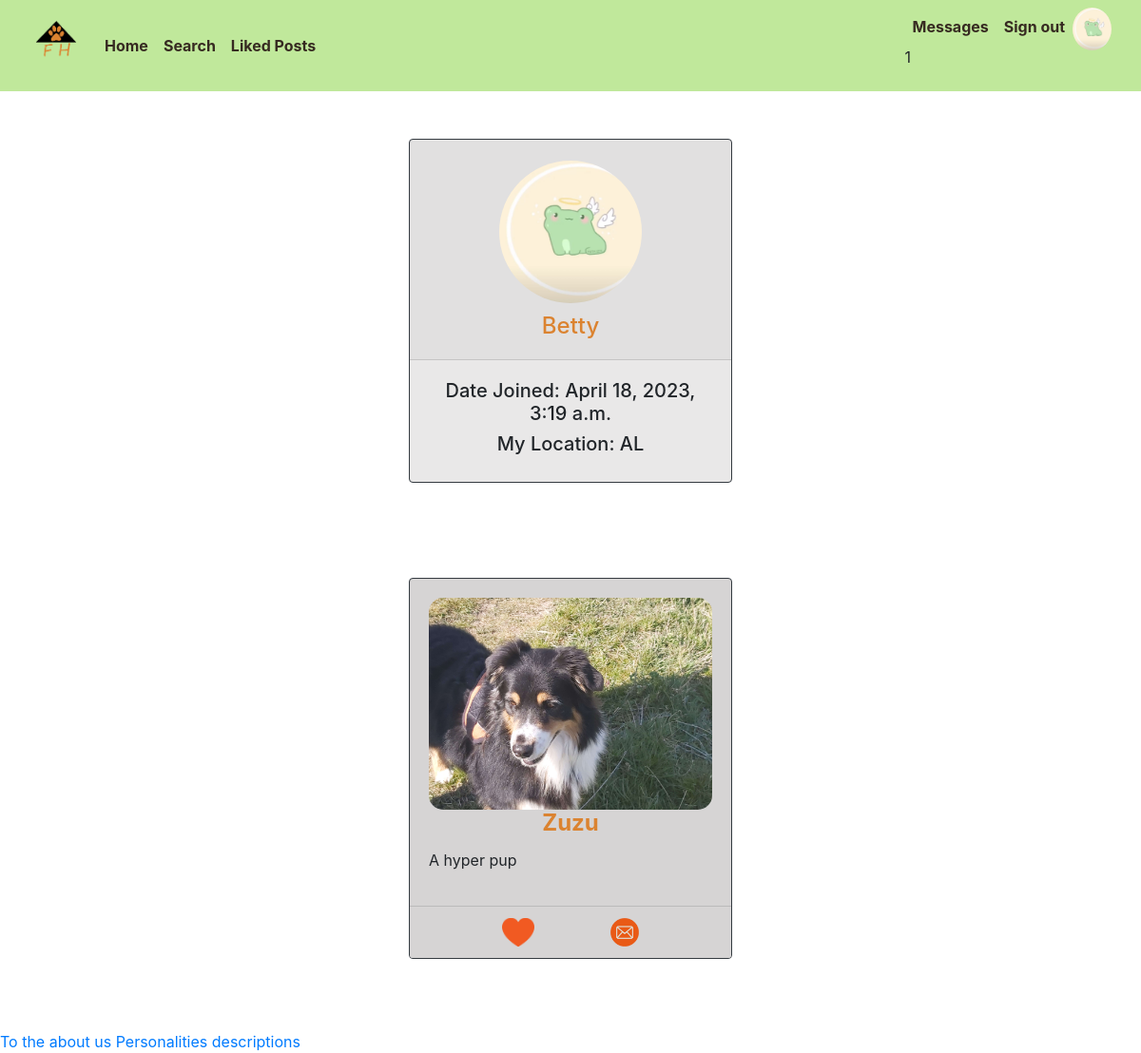
The app's page /6 (signed in) with its own data.
### profile_app/models.py (models this page shows, shortened)
class Profile(AbstractBaseUser):
    userID = models.AutoField(primary_key=True)
    email = models.EmailField(verbose_name="email", unique=True, max_length = 60)
    username = models.CharField(max_length=50, unique=True)
    date_joined = models.DateTimeField(verbose_name = " Date Joined", auto_now_add=True)
    last_login = models.DateTimeField(verbose_name="Last Login", auto_now=True)
    is_admin = models.BooleanField(default=False)
    is_active = models.BooleanField(default=True)
    is_staff = models.BooleanField(default=False)
    is_superuser = models.BooleanField(default=False)
    first_name = models.CharField(max_length=50, blank=True)
    password = models.CharField(max_length=500)
    profile_picture = models.ImageField(max_length=255, upload_to=get_profile_image_filepath, null=True, blank=True, default="static/profile_app/default_pfp.png")
    location = models.CharField(max_length=30, choices=LOCATION_CHOICES, default="FARGO")
    liked_posts = models.ManyToManyField('pet_post_app.Post', blank=True)
    objects = MyAccountManager()
    USERNAME_FIELD = 'email'
    REQUIRED_FIELDS = ['username']

### pet_post_app/models.py (models this page shows)
class Post(models.Model):
    id = models.AutoField(primary_key=True)
    picture_of_dog = models.ImageField(upload_to=get_profile_image_filepath, default="default_pfp.png")
    name = models.CharField(max_length=50)
    breed = models.CharField(max_length=50)
    age = models.IntegerField()
    personality = models.CharField(max_length=40, choices= PERSONALITY_CHOICES, default="CALM")
    size = models.CharField(max_length=2, choices=SIZE_CHOICES, default="MD")
    description = models.CharField(max_length=500)
    profile_that_posted_pet = models.ForeignKey('profile_app.Profile', on_delete=models.CASCADE)
    good_with_pets = models.BooleanField()
    good_with_kids = models.BooleanField()
    problems_and_disabilities = models.CharField(max_length=500)

### profile_app/views.py (the view)
# urls.py: path('<int:userID>', views.profile, name='userprofile'),
def profile(request, *args, **kwargs):
    userID = kwargs.get('userID')
    profile_dict = {}
    try:
        profile = Profile.objects.get(pk=userID)
    except:
        return HttpResponse('That user doesn\'t exist.')
    if profile:
        profile_dict['userID'] = profile.userID
        profile_dict['username'] = profile.username
        profile_dict['email'] = profile.email
        profile_dict['profile_picture'] = profile.profile_picture.url
        profile_dict['posts'] = Post.objects.order_by('id')
    is_self = True
    user = request.user
    if user.is_authenticated and user != profile:
        is_self = False
    elif not user.is_authenticated:
        is_self = False
    profile_dict['is_self'] = is_self
    return render(request, 'profile_app/userprofile.html', context=profile_dict)

### profile_app/templates/profile_app/userprofile.html (shortened to what this page needs)
<!DOCTYPE html>
<html lang="en">
  {%extends 'base_page.html'%} {% block content %}
  <head>
    {% load static %}
    <link
      rel="stylesheet"
      href="{% static 'profile_app/css/user_profile_styles.css' %}"
    />
  </head>
  <body>
    <div class="container container-fluid">
      <div class="row justify-content-center">
        <div class="card border-dark w-75 pfp-card">
          <div class="card-header">
            <center>
              <img
                class="pfp"
                src="{{request.user.profile_picture.url}}"
                alt="{{request.user.username}}'s profile picture"
              />
            </center>
            <h4><center>{{request.user.username}}</center></h4>
          </div>
          <center>
            <div class="card-body body-bg">
              <h5>Date Joined: {{request.user.date_joined}}</h5>
              <h5>My Location: {{request.user.location}}</h5>
            </div>
          </center>
        </div>
      </div>
    </div>
    {%for post in posts%}
    {%if post.profile_that_posted_pet.userID == user.userID%}
    <div class="container container-fluid">
      <div class="row justify-content-center">
        <div class="card border-dark w-75">
          <div class="card-body body-bg">
            <div class="d-flex flex-column pb-3 card-info">
              <img
                src="{{post.picture_of_dog}}"
                class="card-img-top"
                alt="A picture of {{post.name}}."
              />
              <div class="card-info">
                {% if post.id %}
                <h4 class="card-title">
                    <center><b>{{post.name}}</b></a></center>
                </h4>
                {%endif%}
                <div>
                  <p class="card-text">{{post.description}}</p>
                </div>
              </div>
            </div>
          </div>
          <div class="card-footer card-info message-icon">
              <a href="#">
                <img
                  class="post-link-image"
                  src="{% static 'heart-filled.png'%}"
                  height="30"
                />
              </a>
              {% if post.profile_that_posted_pet.userID > request.user.userID %}
              <td>
                <a
                  href="{% url 'messages' id1=post.profile_that_posted_pet.userID  id2=request.user.userID%}"
                >
                  <img
                    class="post-link-image"
                    src="{% static 'orange_message_icon.png'%}"
                    height="30"
                  />
                </a>
              </td>
              {% else %}
              <td>
                <a
                  href="{% url 'messages' id1=request.user.userID id2=post.profile_that_posted_pet.userID %}"
                >
                  <img
                    class="post-link-image"
                    src="{% static 'orange_message_icon.png'%}"
                    height="30"
                  />
                </a>
              </td>
              {% endif %}
            </div>
        </div>
      </div>
      {%endif%}
      {%endfor%}
    </div>
    {% endblock content %}

### templates/base_page.html (shortened to what this page needs)
<!DOCTYPE html>
{% load static %}
<html lang="en">
  <head>
    <link rel="stylesheet" href="{% static 'profile_app/css/nav.css'%}" />
    <link rel="stylesheet" href="{% static 'profile_app/css/styles.css'%}" />
    <link
      rel="stylesheet"
      href="https://cdn.jsdelivr.net/npm/bootstrap@4.3.1/dist/css/bootstrap.min.css"
    />
  </head>
  <body>
    <nav class="navbar navbar-expand-lg">
      <div class="container-fluid">
        <div class="collapse navbar-collapse" id="navbarSupportedContent">
          <a class="navbar-brand mt-2 mt-lg-0" href="#">
            <img
              src="{% static 'profile_app/logo.png'%}"
              height="55"
              alt="FureverHome Logo"
              loading="lazy"
            />
          </a>
          <ul class="navbar-nav me-auto mb-2 mb-lg-0">
            <li class="nav-item">
              <a class="nav-link" href="{% url 'index' %}">Home</a>
            </li>
            <li class="nav-item">
              <a class="nav-link" href="{% url 'search' %}">Search</a>
            </li>
            <li class="nav-item">
              <a class="nav-link" href="{% url 'liked_posts' %}">Liked Posts</a>
            </li>
          </ul>
        </div>
        {% if request.user.is_authenticated %}
        <ul class="navbar-nav me-auto mb-2 mb-lg-0">
          {%if user.userID > request.user.userID %}
          <li class="nav-item">
            <div class="notification">
              <a
                class="nav-link"
                id="notification-read"
                href="{% url 'messages' id1=user.userID id2=request.user.userID %}"
                >Messages</a
              >
              <p id="count_badge">1</p>
            </div>
          </li>
          {% else %}
          <li class="nav-item">
            <div class="notification">
              <a
                class="nav-link"
                id="notification-read"
                href="{% url 'messages' id1=request.user.userID id2=user.userID%}"
                >Messages</a
              >
              <p id="notification-read ">1</p>
            </div>
          </li>
          {% endif %}
          <li class="nav-item">
            <a class="nav-link" href="{% url 'sign_out' %}"> Sign out</a>
          </li>
          <li>
            <a href="{% url 'userprofile' userID=user.userID%}"
              ><img
                src="{{request.user.profile_picture.url}}"
                class="rounded-circle"
                height="45"
                alt="Profile Picture"
                loading="lazy"
            /></a>
          </li>
        </ul>
        {% endif %}
      </div>
    </nav>
    <div class="main">{% block content %} {% endblock content %}</div>
    <footer>
      <a href="{% url 'about_us' %}"> To the about us </a>
      <a href="{% url 'personalities' %}"> Personalities descriptions </a>
    </footer>
  </body>
</html>

### profile_app/static/profile_app/css/nav.css (style rules this page uses)
.navbar { background-color: #C0E89B; }
.navbar a { color: #362A21; size: 0.5em; font-weight: 650; }

### profile_app/static/profile_app/css/user_profile_styles.css (style rules this page uses)
.pfp { width: 150px; height: 150px; border-radius: 50%; margin-top: 10px; margin-right: 10px; margin-bottom: 10px; margin-left: 10px; }
.card.pfp-card { margin-top: 50px; margin-left: 25px; margin-right: 25px; background-color: #e9e8e8 !important; }
h4 { color: #db8330; }
.card-footer { background-color: #d6d4d4 !important; }
.card-img-top { border-radius: 15px; }
.card { background-color: #d6d4d4 !important; align-self: center; max-width: 340px; transition: border-color 1s, box-shadow 0.5s; margin-top: 25px; margin-bottom: 75px; }
.message-icon { display: flex; justify-content: center; }
.post-link-image { margin-left: 40px; margin-right: 40px; }

### records on screen
Profile: user.profile_picture (picture), user.username "Betty", user.date_joined "April 18, 2023, 3:19 a.m.", user.location "AL"
Post: picture_of_dog (picture), name "Zuzu", description "A hyper pup"
